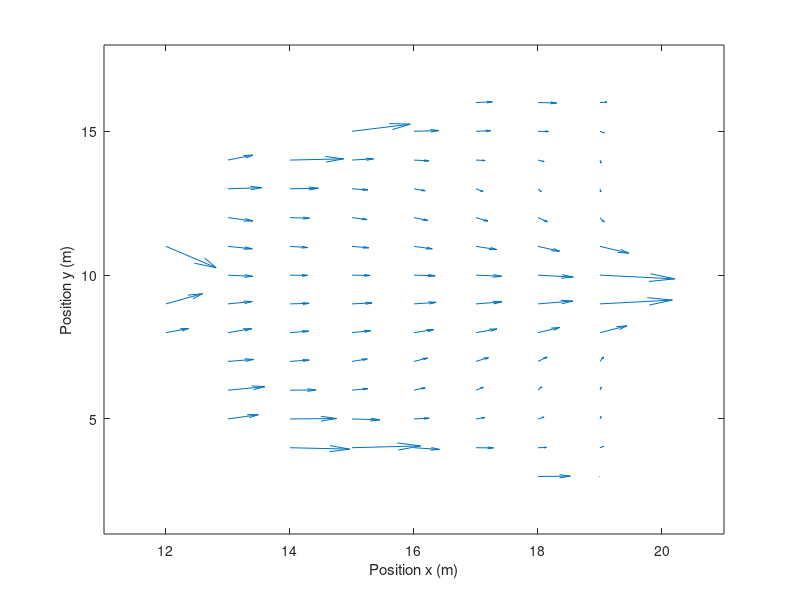

MATLAB code for this plot:
load out_print_flujo_225p_v4_door1_2.txt

minimo=0;
maximo=20;
delta=21;
celda_x=linspace(minimo,maximo,delta);
celda_y=linspace(minimo,maximo,delta);



figure

quiver(celda_x,celda_y,Mvx,Mvy)
axis([11 21 1 18])
xlabel('Position x (m)') % x-axis label
ylabel('Position y (m)') % y-axis label
streamline(celda_x,celda_y,Mvx,Mvy)



